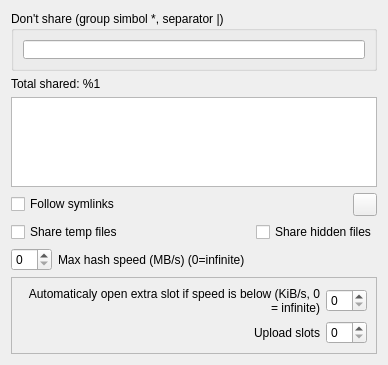
<?xml version="1.0" encoding="UTF-8"?>
<ui version="4.0">
 <class>UISettingsSharing</class>
 <widget class="QWidget" name="UISettingsSharing">
  <property name="geometry">
   <rect>
    <x>0</x>
    <y>0</y>
    <width>388</width>
    <height>365</height>
   </rect>
  </property>
  <property name="windowTitle">
   <string>Form</string>
  </property>
  <layout class="QVBoxLayout" name="verticalLayout">
   <item>
    <widget class="QGroupBox" name="groupBox">
     <property name="sizePolicy">
      <sizepolicy hsizetype="Expanding" vsizetype="Minimum">
       <horstretch>0</horstretch>
       <verstretch>0</verstretch>
      </sizepolicy>
     </property>
     <property name="minimumSize">
      <size>
       <width>0</width>
       <height>60</height>
      </size>
     </property>
     <property name="title">
      <string>Don't share (group simbol *, separator |)</string>
     </property>
     <layout class="QHBoxLayout" name="horizontalLayout">
      <item>
       <widget class="QLineEdit" name="lineEdit_SKIPLIST">
        <property name="sizePolicy">
         <sizepolicy hsizetype="Expanding" vsizetype="Minimum">
          <horstretch>0</horstretch>
          <verstretch>0</verstretch>
         </sizepolicy>
        </property>
       </widget>
      </item>
     </layout>
    </widget>
   </item>
   <item>
    <widget class="QLabel" name="label_TOTALSHARED">
     <property name="text">
      <string>Total shared: %1</string>
     </property>
    </widget>
   </item>
   <item>
    <widget class="QTreeView" name="treeView"/>
   </item>
   <item>
    <layout class="QHBoxLayout" name="horizontalLayout_3">
     <item>
      <widget class="QCheckBox" name="checkBox_FOLLOW">
       <property name="sizePolicy">
        <sizepolicy hsizetype="Preferred" vsizetype="Fixed">
         <horstretch>0</horstretch>
         <verstretch>0</verstretch>
        </sizepolicy>
       </property>
       <property name="text">
        <string>Follow symlinks</string>
       </property>
      </widget>
     </item>
     <item>
      <widget class="QToolButton" name="toolButton_RECREATE">
       <property name="text">
        <string/>
       </property>
      </widget>
     </item>
    </layout>
   </item>
   <item>
    <layout class="QHBoxLayout" name="horizontalLayout_2">
     <item>
      <widget class="QCheckBox" name="checkBox_SHARE_TEMP_FILES">
       <property name="sizePolicy">
        <sizepolicy hsizetype="Preferred" vsizetype="Fixed">
         <horstretch>0</horstretch>
         <verstretch>0</verstretch>
        </sizepolicy>
       </property>
       <property name="text">
        <string>Share temp files</string>
       </property>
      </widget>
     </item>
     <item>
      <spacer name="horizontalSpacer">
       <property name="orientation">
        <enum>Qt::Horizontal</enum>
       </property>
       <property name="sizeHint" stdset="0">
        <size>
         <width>40</width>
         <height>20</height>
        </size>
       </property>
      </spacer>
     </item>
     <item>
      <widget class="QCheckBox" name="checkBox_SHAREHIDDEN">
       <property name="sizePolicy">
        <sizepolicy hsizetype="Preferred" vsizetype="Fixed">
         <horstretch>0</horstretch>
         <verstretch>0</verstretch>
        </sizepolicy>
       </property>
       <property name="text">
        <string>Share hidden files</string>
       </property>
      </widget>
     </item>
    </layout>
   </item>
   <item>
    <layout class="QFormLayout" name="formLayout">
     <item row="0" column="0">
      <widget class="QSpinBox" name="spinBox_MAXHASHSPEED"/>
     </item>
     <item row="0" column="1">
      <widget class="QLabel" name="label_3">
       <property name="text">
        <string>Max hash speed (MB/s) (0=infinite)</string>
       </property>
      </widget>
     </item>
    </layout>
   </item>
   <item>
    <widget class="QFrame" name="frame">
     <property name="frameShape">
      <enum>QFrame::StyledPanel</enum>
     </property>
     <property name="frameShadow">
      <enum>QFrame::Raised</enum>
     </property>
     <layout class="QGridLayout" name="gridLayout_2">
      <item row="0" column="1">
       <widget class="QSpinBox" name="spinBox_EXTRA"/>
      </item>
      <item row="1" column="1">
       <widget class="QSpinBox" name="spinBox_UPLOAD"/>
      </item>
      <item row="0" column="0">
       <widget class="QLabel" name="label">
        <property name="sizePolicy">
         <sizepolicy hsizetype="Expanding" vsizetype="Preferred">
          <horstretch>0</horstretch>
          <verstretch>0</verstretch>
         </sizepolicy>
        </property>
        <property name="text">
         <string>Automaticaly open extra slot if speed is below (KiB/s, 0 = infinite)</string>
        </property>
        <property name="scaledContents">
         <bool>true</bool>
        </property>
        <property name="alignment">
         <set>Qt::AlignRight|Qt::AlignTrailing|Qt::AlignVCenter</set>
        </property>
        <property name="wordWrap">
         <bool>true</bool>
        </property>
       </widget>
      </item>
      <item row="1" column="0">
       <widget class="QLabel" name="label_2">
        <property name="sizePolicy">
         <sizepolicy hsizetype="Expanding" vsizetype="Preferred">
          <horstretch>0</horstretch>
          <verstretch>0</verstretch>
         </sizepolicy>
        </property>
        <property name="text">
         <string>Upload slots</string>
        </property>
        <property name="alignment">
         <set>Qt::AlignRight|Qt::AlignTrailing|Qt::AlignVCenter</set>
        </property>
       </widget>
      </item>
     </layout>
    </widget>
   </item>
  </layout>
 </widget>
 <resources/>
 <connections/>
</ui>
